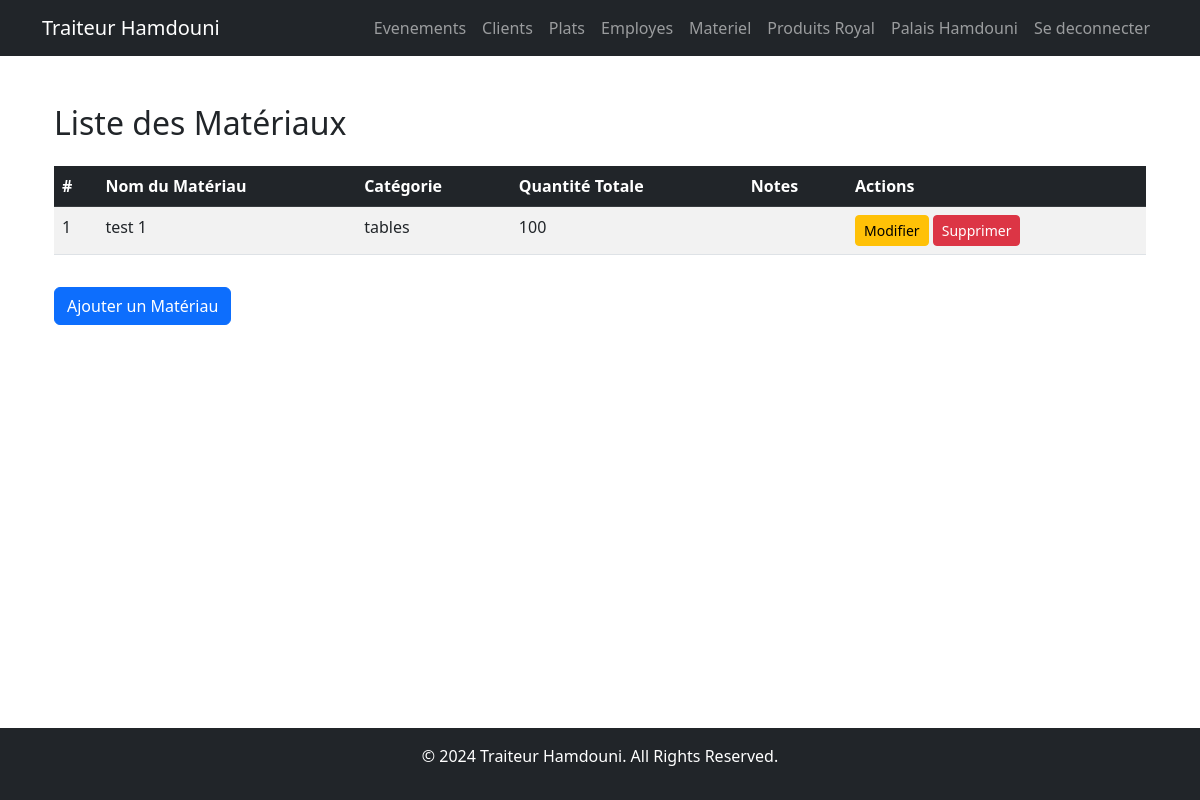
/materials/ (signed in), run on an earlier commit of the app's database.
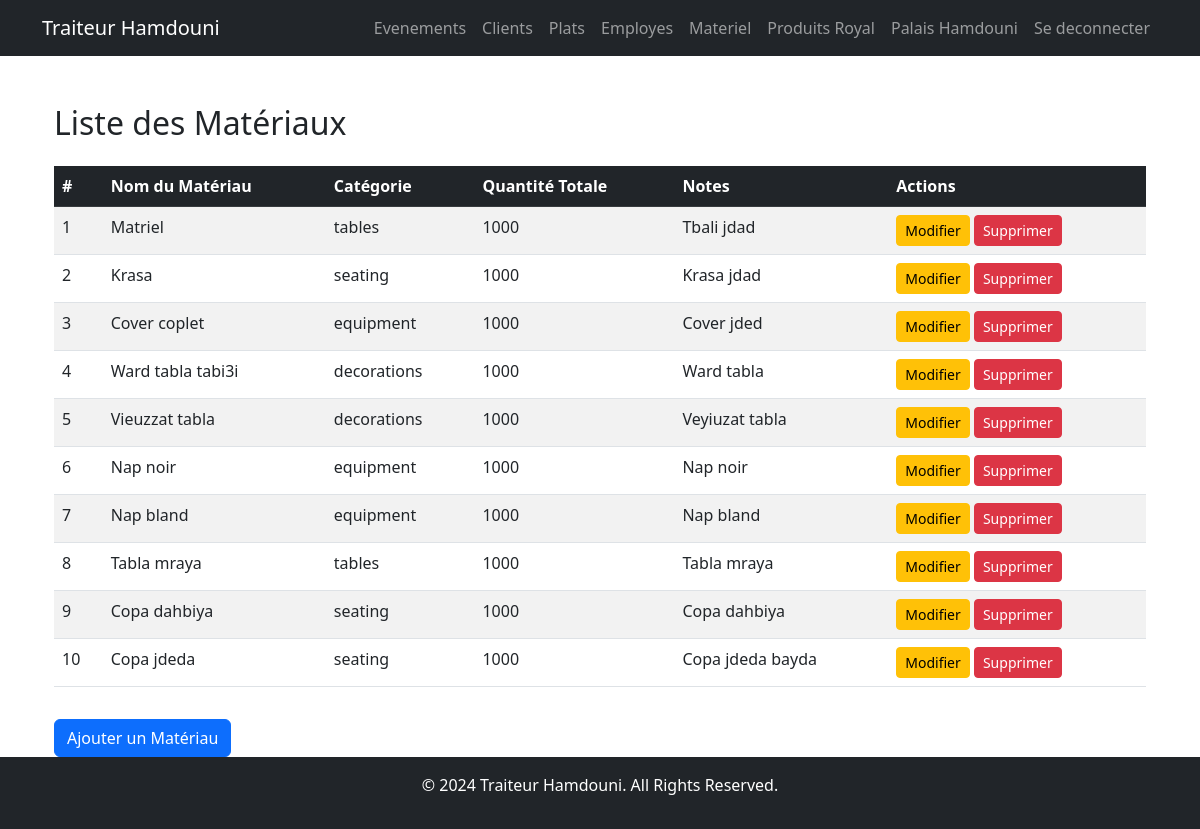
And on a later commit of the database.
### materials/models.py (models this page shows, shortened)
class Material(models.Model):
    CATEGORY_CHOICES = [
        ('seating', 'Seating'),
        ('tables', 'Tables'),
        ('dinnerware', 'Dinnerware'),
        ('decorations', 'Decorations'),
        ('equipment', 'Equipment'),
    ]
    name = models.CharField(max_length=255, verbose_name="Material Name")
    category = models.CharField(max_length=50, choices=CATEGORY_CHOICES, verbose_name="Category")
    total_quantity = models.PositiveIntegerField(verbose_name="Total Quantity")
    notes = models.TextField(blank=True, null=True, verbose_name="Notes")

### materials/views.py (the view)
# urls.py: path('', views.material_list, name='list'),
def material_list(request):
    materials = Material.objects.all()
    return render(request, 'materials/material_list.html', {'materials': materials})

### materials/templates/materials/material_list.html (shortened to what this page needs)
{% extends 'base.html' %}
{% block content %}
<div class="container mt-4">
    <h2 class="mb-4">Liste des Matériaux</h2>
    <table class="table table-striped">
        <thead class="table-dark">
            <tr>
                <th>#</th>
                <th>Nom du Matériau</th>
                <th>Catégorie</th>
                <th>Quantité Totale</th>
                <th>Notes</th>
                <th>Actions</th>
            </tr>
        </thead>
        <tbody>
            {% for material in materials %}
            <tr>
                <td>{{ forloop.counter }}</td>
                <td>{{ material.name }}</td>
                <td>{{ material.category }}</td>
                <td>{{ material.total_quantity }}</td>
                <td>{{ material.notes }}</td>
                <td>
                    <a href="{% url 'materials:edit' material.id %}" class="btn btn-warning btn-sm">Modifier</a>
                    <form method="post" action="{% url 'materials:delete' material.id %}" style="display: inline;">
                        <button type="submit" class="btn btn-danger btn-sm">Supprimer</button>
                    </form>
                </td>
            </tr>
            {% empty %}
            <tr>
                <td colspan="6" class="text-center">Aucun matériau trouvé.</td>
            </tr>
            {% endfor %}
        </tbody>
    </table>
    <a href="{% url 'materials:add' %}" class="btn btn-primary mt-3">Ajouter un Matériau</a>
</div>
{% endblock %}

### client/templates/base.html (shortened to what this page needs)
{% load static %}
<!DOCTYPE html>
<html lang="en">
<head>
    <link href="https://cdn.jsdelivr.net/npm/bootstrap@5.3.0-alpha1/dist/css/bootstrap.min.css" rel="stylesheet">
    <link href="https://cdn.jsdelivr.net/npm/fullcalendar@6.1.7/index.global.min.css" rel="stylesheet">
</head>
<body>
    <nav class="navbar navbar-expand-lg navbar-dark bg-dark">
        <div class="container">
            <a class="navbar-brand" href="/">Traiteur Hamdouni</a>
            <div class="collapse navbar-collapse" id="navbarNav">
                <ul class="navbar-nav ms-auto">
                    <li class="nav-item">
                        <a class="nav-link" href="/events/">Evenements</a>
                    </li>
                    <li class="nav-item">
                        <a class="nav-link" href="/client/customer-list/">Clients</a>
                    </li>
                    <li class="nav-item">
                        <a class="nav-link" href="{% url 'menu:dish_list' %}">Plats</a>
                    </li>
                    <li class="nav-item">
                        <a class="nav-link" href="/employees/">Employes</a>
                    </li>
                    <li class="nav-item">
                        <a class="nav-link" href="/materials/">Materiel</a>
                    </li>
                    <li class="nav-item">
                        <a class="nav-link" href="{% url 'products:product_list' %}">Produits Royal</a>
                    </li>
                    <li class="nav-item">
                        <a class="nav-link" href="{% url 'reservations:reservation_list' %}">Palais Hamdouni</a>
                    </li>
                    {% if user.is_authenticated %}
                        <li class="nav-item">
                            <a class="nav-link" href="{% url 'logout' %}">Se deconnecter</a>
                        </li>
                    {% else %}
                        <li class="nav-item">
                            <a class="nav-link" href="{% url 'login' %}">Se connecter</a>
                        </li>
                    {% endif %}
                </ul>
            </div>
        </div>
    </nav>
    <div class="container mt-4">
        {% block content %}{% endblock %}
    </div>
    <footer class="bg-dark text-white text-center py-3">
        <p>&copy; 2024 Traiteur Hamdouni. All Rights Reserved.</p>
    </footer>
</body>
</html>

### client/templates/base.html (style rules this page uses)
html, body { height: 100%; margin: 0; }
body { display: flex; flex-direction: column; }
.container.mt-4 { flex: 1; }

What changed in the data, as far as the page shows it:
changed Material: name "test 1" → "Matriel"; total_quantity "100" → "1000"; notes (not shown) → "Tbali jdad"
added Material: name "Krasa", category "seating", total_quantity "1000", notes "Krasa jdad"
added Material: name "Cover coplet", category "equipment", total_quantity "1000", notes "Cover jded"
added Material: name "Ward tabla tabi3i", category "decorations", total_quantity "1000", notes "Ward tabla"
added Material: name "Vieuzzat tabla", category "decorations", total_quantity "1000", notes "Veyiuzat tabla"
added Material: name "Nap noir", category "equipment", total_quantity "1000", notes "Nap noir"
added Material: name "Nap bland", category "equipment", total_quantity "1000", notes "Nap bland"
added Material: name "Tabla mraya", category "tables", total_quantity "1000", notes "Tabla mraya"
added Material: name "Copa dahbiya", category "seating", total_quantity "1000", notes "Copa dahbiya"
added Material: name "Copa jdeda", category "seating", total_quantity "1000", notes "Copa jdeda bayda"
